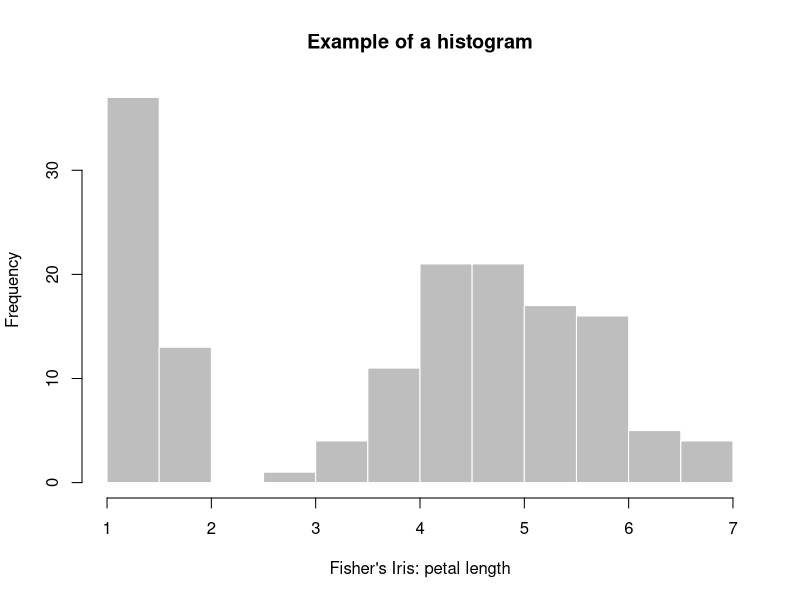
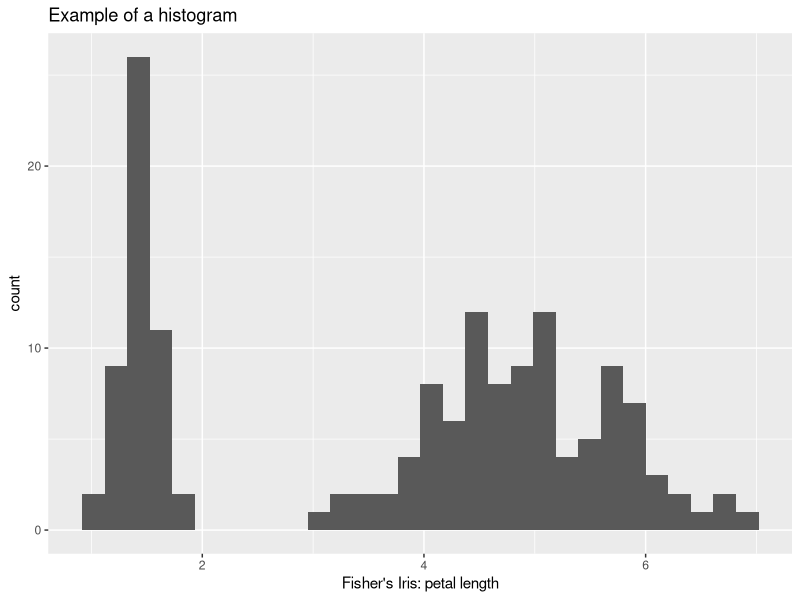
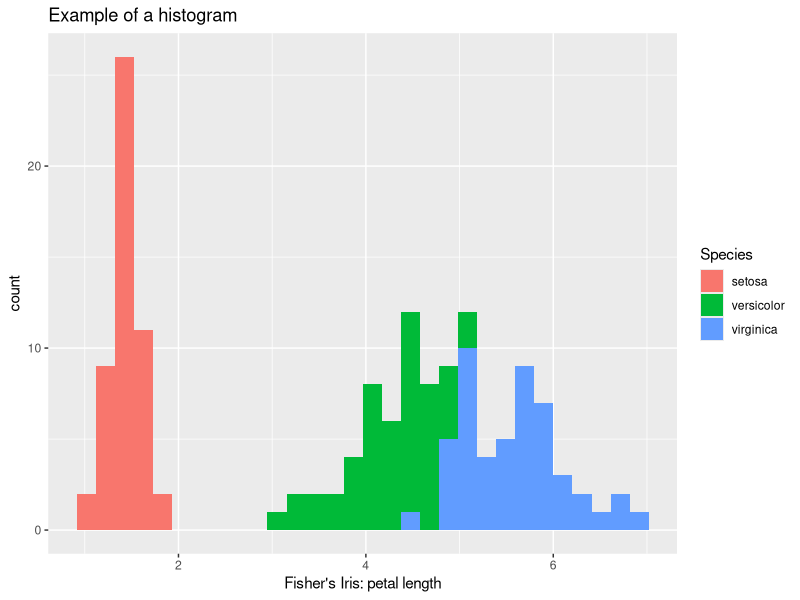
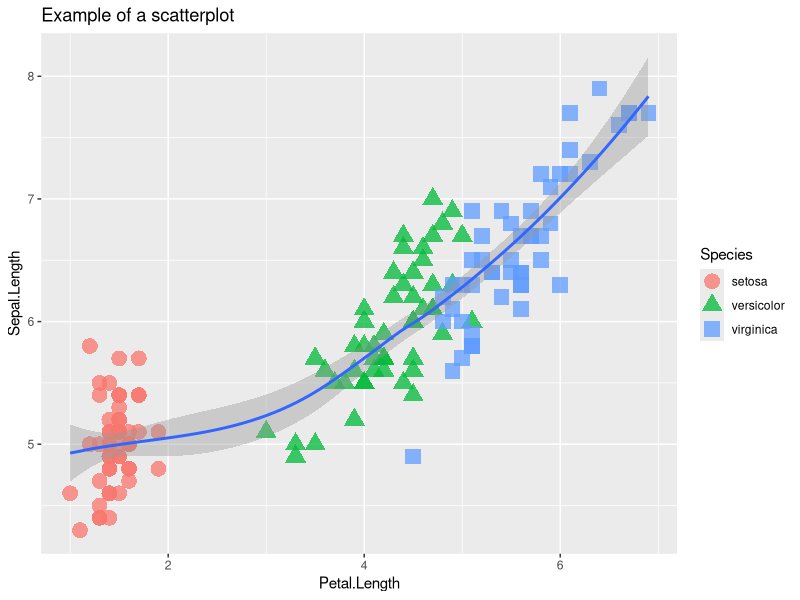
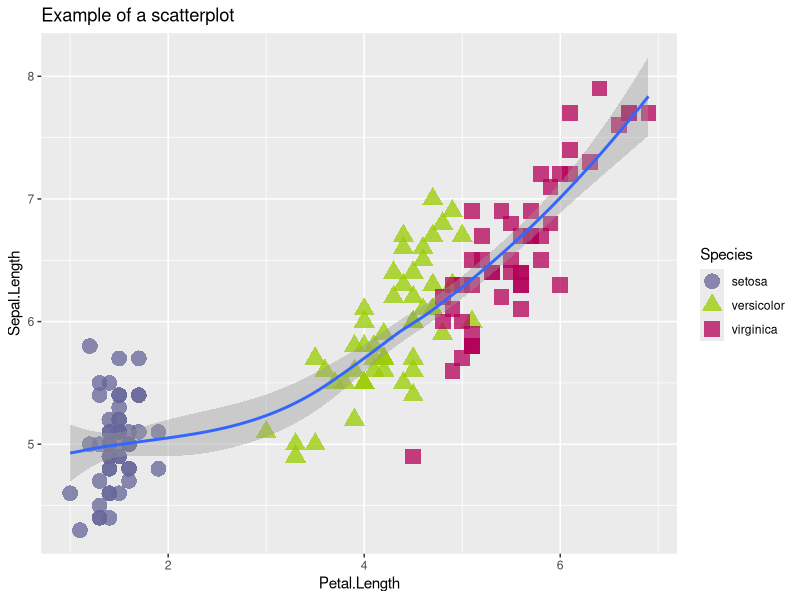
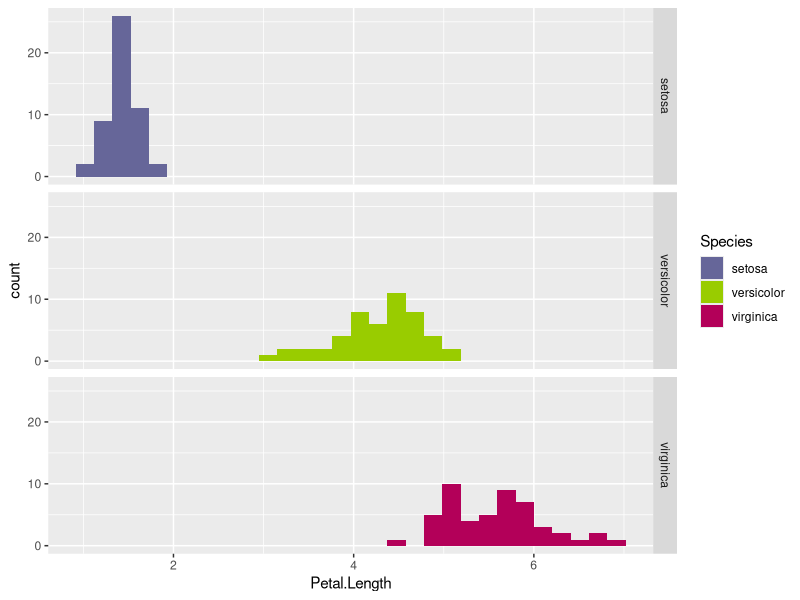
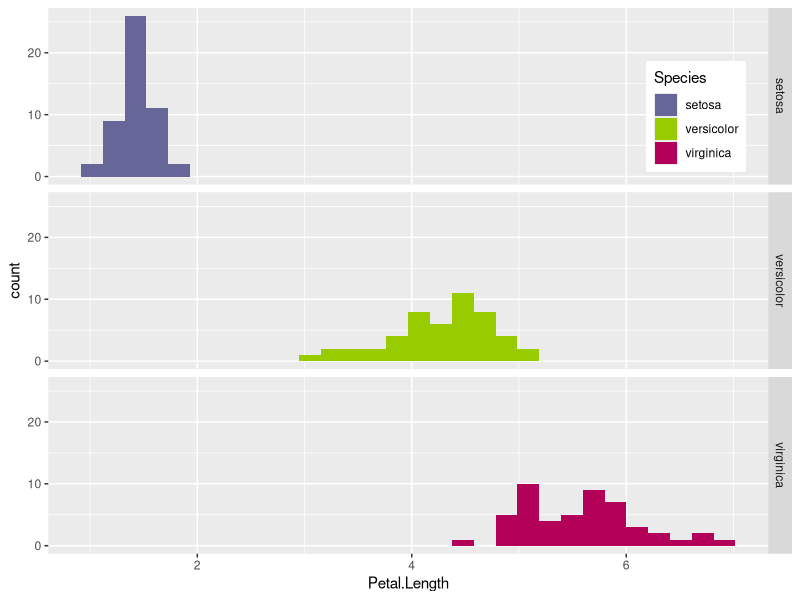
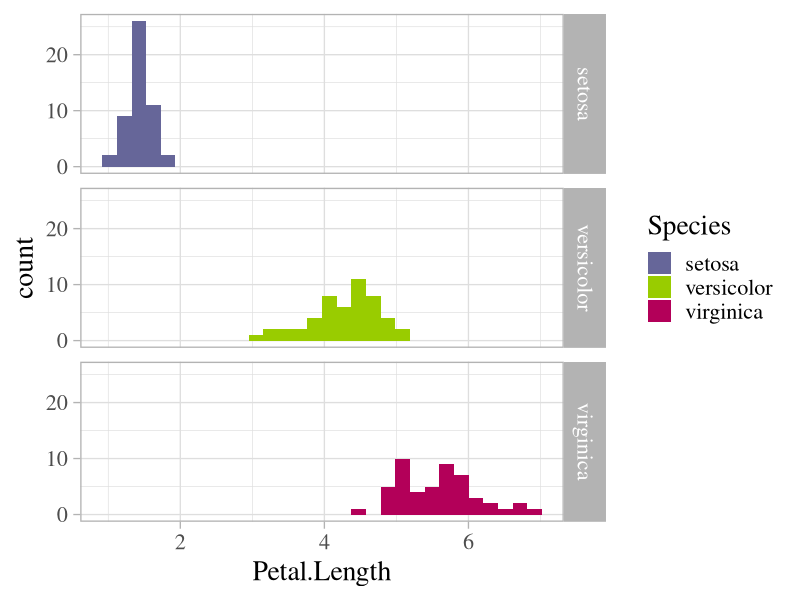

Reproduce these figures in R, in order.
## ---- chunk 1
knitr::opts_chunk$set(collapse = TRUE, out.width = "60%",
                      warning = FALSE, message = FALSE,
                      tidy = FALSE, fig.align = "center")
## ---- chunk 2
head(iris)
## ---- chunk 3
hist(iris$Petal.Length, col = "grey", border = "white",
     main = "Example of a histogram", xlab = "Fisher's Iris: petal length")
## ---- chunk 4
library(ggplot2)
my_plot <- ggplot(iris) + geom_histogram(aes(Petal.Length)) +
  labs(title = "Example of a histogram",
       x = "Fisher's Iris: petal length")
my_plot
## ---- chunk 5
my_plot + aes(fill = Species)
## ---- chunk 6
my_plot <- ggplot(iris, aes(x = Petal.Length, y = Sepal.Length)) +
  geom_point(aes(color = Species, shape = Species),
             size = 5, alpha = .75) +
  geom_smooth() +
  labs(title = "Example of a scatterplot")
my_plot
## ---- chunk 7
col <- c(setosa = "#666699", versicolor = "#99cc00", virginica = "#b30059")
my_plot + scale_color_manual(values = col)
## ---- chunk 8
new_plot <- ggplot(iris) +
  geom_histogram(aes(x = Petal.Length, fill = Species)) +
  scale_fill_manual(values = col) + facet_grid(Species ~  .)
new_plot
## ---- chunk 9
new_plot + theme(legend.position = c(.9, .8))
## ---- chunk 10
new_plot + theme_light(base_family = "Times", base_size = 20)
